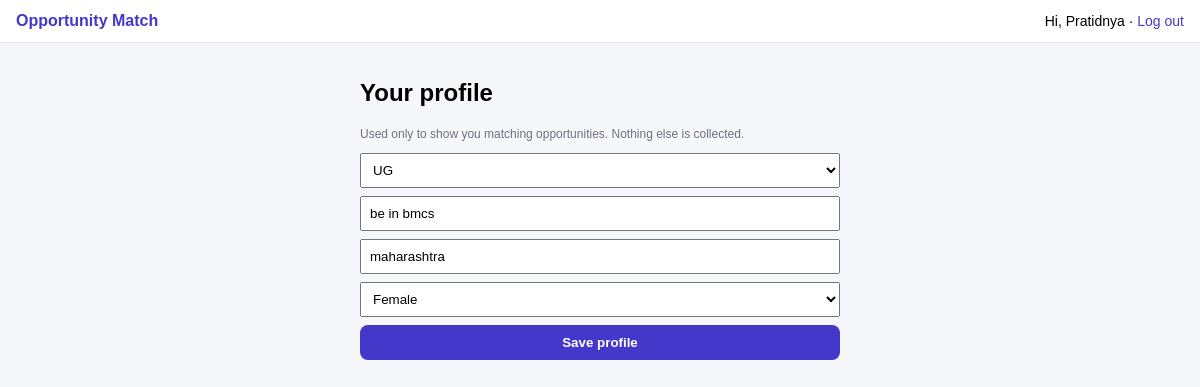
Screenshot of /profile (signed in) with the database file from the repository.
### tables this page shows
CREATE TABLE users (
        id INTEGER PRIMARY KEY AUTOINCREMENT,
        username TEXT UNIQUE NOT NULL,
        password_hash TEXT NOT NULL,
        cls TEXT, stream TEXT, state TEXT, gender TEXT DEFAULT 'Any');

### eligify.py (the view, shortened to what this page needs)
@app.route("/profile", methods=["GET", "POST"])
def profile():
    user = current_user()
    if not user:
        return redirect(url_for("login"))
    return render_template("profile.html", user=user)

### eligify.py (called while the page is built)
def db():
    con = sqlite3.connect(DB)
    con.row_factory = sqlite3.Row
    return con

def current_user():
    if "user_id" not in session:
        return None
    con = db()
    u = con.execute("SELECT * FROM users WHERE id = ?",
                    (session["user_id"],)).fetchone()
    con.close()
    return u

### templates/profile.html (shortened to what this page needs)
{% extends "base.html" %}
{% block content %}
<h2>Your profile</h2>
<p class="meta">Used only to show you matching opportunities. Nothing else is collected.</p>
<form method="post">
    <select name="cls">
    <option value="UG" {% if user.cls == 'UG' %}selected{% endif %}>UG</option>
  </select>
  <input name="course" id="course_input" placeholder="Your present course (e.g. B.Tech CSE)"
         value="{% if user.cls not in ('11', '12') %}{{ user.stream or '' }}{% endif %}" style="display:none">
  <input name="state" placeholder="State" value="{{ user['state'] or '' }}" required>
  <select name="gender">
  <option value="Female" {% if user.gender == 'Female' %}selected{% endif %}>Female</option>
</select>
  <button type="submit">Save profile</button>
</form>
{% endblock %}

### templates/base.html (shortened to what this page needs)
<!DOCTYPE html>
<html>
<head>
</head>
<body>
<div class="topbar">
  <a href="/" class="brand">Opportunity Match</a>
  <div>
    {% if session.get("username") %}
      Hi, {{ session["username"] }} · <a href="/logout">Log out</a>
    {% else %}
      <a href="/login">Log in</a> · <a href="/register">Sign up</a>
    {% endif %}
  </div>
</div>
<div class="wrap">
  {% block content %}{% endblock %}
</div>
</body>
</html>

### templates/base.html (style rules this page uses)
body { font-family:Arial,sans-serif;background:#f6f7fb;margin:0; }
.topbar { background:#fff;border-bottom:1px solid #e5e7eb;padding:12px 16px;display:flex;justify-content:space-between;align-items:center;font-size:14px; }
.topbar a { color:#4338ca;text-decoration:none; }
.brand { font-weight:700;font-size:16px; }
.wrap { max-width:480px;margin:0 auto;padding:16px; }
.meta { font-size:12px;color:#6b7280; }
select,input,button { width:100%;padding:8px;margin-bottom:8px;box-sizing:border-box; }
button { background:#4338ca;color:#fff;border:none;border-radius:8px;padding:10px;font-weight:600;cursor:pointer; }

### rows the page displays
users: username "Pratidnya", cls "UG", course "be in bmcs", state "maharashtra", gender "Female"
